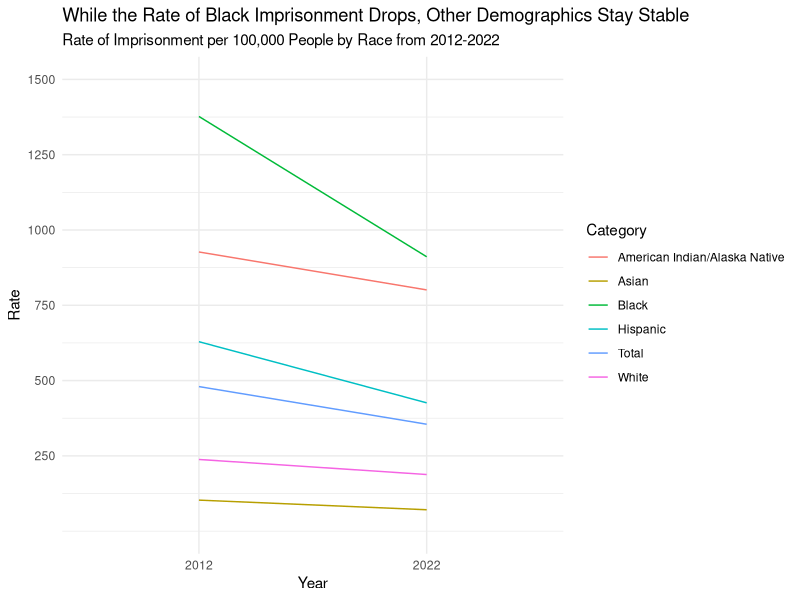

Generate this figure with R:
require(tidyverse)
options(scipen = 999)

imprisonmentRate <- read_csv("IMPRISONMENTRATES.csv")%>%
  slice(1:11)%>%
  select(Year,Total,White:Asian)%>%
  slice(1,11)
imprisonmentRate

chartData <- imprisonmentRate %>%
  pivot_longer(
    cols=Total:Asian,
    names_to = "Category",
    values_to = "Rate"
  )
chartData

imprisonmentLinechart <- ggplot(chartData, aes(x=Year,y=Rate,color=Category,group=Category))+
  geom_line()+
  labs(title="While the Rate of Black Imprisonment Drops, Other Demographics Stay Stable",
       subtitle = "Rate of Imprisonment per 100,000 People by Race from 2012-2022")+
  scale_y_continuous(limits = c(0,1500),breaks=c(250,500,750,1000,1250,1500))+
  theme_minimal()
imprisonmentLinechart
